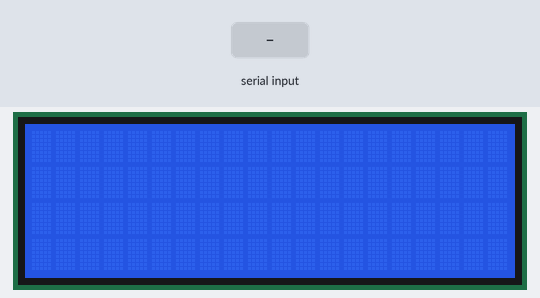
A sketch run on a simulated Arduino Uno, built with avr-gcc and run on an emulated ATmega328P. Parts: 20×4 character LCD. Inputs (shaded band) come from the test bench.

Above: at 1.2 s.
1.3 s: "1" received over Serial
3.9 s: "0" received over Serial
At 5.8 s:
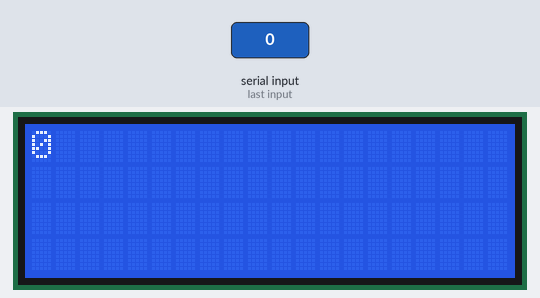
6.5 s: "2" received over Serial
Timing chart, 0 to 9.5 s (numbered marks = the images above; inputs shaded):
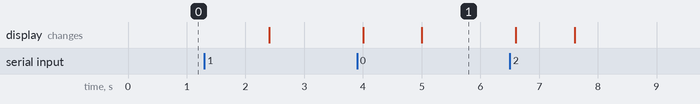

The sketch:

SerialDisplay.ino
```cpp
/*
 * Displays text sent over the serial port (e.g. from the Serial Monitor) on
 * an attached LCD.
 * YWROBOT
 *Compatible with the Arduino IDE 1.0
 *Library version:1.1
 */
#include <Wire.h>
#include <LiquidCrystal_I2C.h>

LiquidCrystal_I2C lcd(0x27,20,4);  // set the LCD address to 0x27 for a 16 chars and 2 line display

void setup()
{
  lcd.init();                      // initialize the lcd
  lcd.backlight();
  Serial.begin(9600);
}

void loop()
{
  // when characters arrive over the serial port...
  if (Serial.available()) {
    // wait a bit for the entire message to arrive
    delay(100);
    // clear the screen
    lcd.clear();
    // read all the available characters
    while (Serial.available() > 0) {
      // display each character to the LCD
      lcd.print(Serial.readString());
      Serial.println(Serial.readString());
    }
  }
}
```

Measured:
- after the input at 3.9 s, the display: first changes after 0.10 s (image 1 shows a later state)
